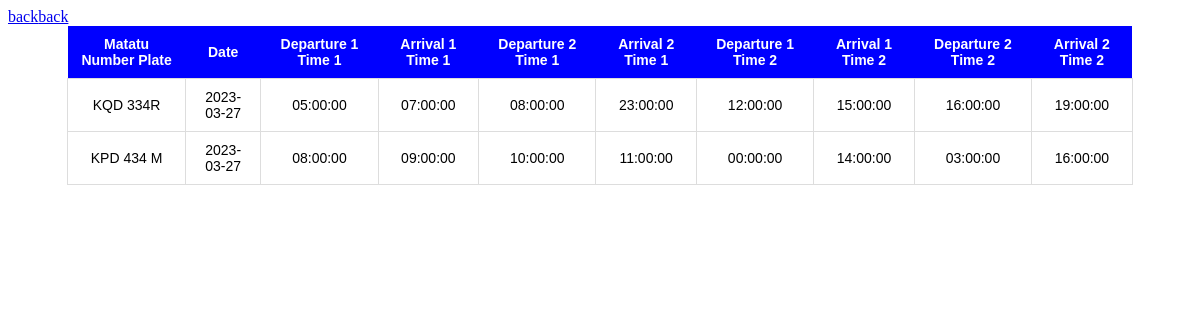
The app's page /admin/viewSchedule_Nai_Macha.php with its own data.
### tables this page shows
CREATE TABLE IF NOT EXISTS `schedule_nai_macha` (
  `schedule_id` int NOT NULL AUTO_INCREMENT,
  `matatu_numplate` varchar(20) DEFAULT NULL,
  `dep1_t1` time DEFAULT NULL,
  `arrival1_t1` time DEFAULT NULL,
  `dep2_t1` time DEFAULT NULL,
  `arrival2_t1` time DEFAULT NULL,
  `date` date DEFAULT NULL,
  `dep1_t2` time DEFAULT NULL,
  `arrival1_t2` time DEFAULT NULL,
  `dep2_t2` time DEFAULT NULL,
  `arrival2_t2` time DEFAULT NULL,
  PRIMARY KEY (`schedule_id`)
);

### admin/viewSchedule_Nai_Macha.php (the view, shortened to what this page needs)
<?php
include 'db.php';
$query = "SELECT * FROM schedule_nai_macha";
$result = mysqli_query($conn, $query);
if (mysqli_num_rows($result) > 0) {
    echo "<table class='schedule-table'>";
    echo "<tr><th>Matatu Number Plate</th><th>Date</th><th>Departure 1 Time 1</th><th>Arrival 1 Time 1</th><th>Departure 2 Time 1</th><th>Arrival 2 Time 1</th><th>Departure 1 Time 2</th><th>Arrival 1 Time 2</th><th>Departure 2 Time 2</th><th>Arrival 2 Time 2</th></tr>";
    while ($row = mysqli_fetch_assoc($result)) {
        echo "<a href = './loggedin.php'>back</a>" ;
        echo "<tr>";
        echo "<td>" . $row['matatu_numplate'] . "</td>";
        echo "<td>" . $row['date'] . "</td>";
        echo "<td>" . $row['dep1_t1'] . "</td>";
        echo "<td>" . $row['arrival1_t1'] . "</td>";
        echo "<td>" . $row['dep2_t1'] . "</td>";
        echo "<td>" . $row['arrival2_t1'] . "</td>";
        echo "<td>" . $row['dep1_t2'] . "</td>";
        echo "<td>" . $row['arrival1_t2'] . "</td>";
        echo "<td>" . $row['dep2_t2'] . "</td>";
        echo "<td>" . $row['arrival2_t2'] . "</td>";
        echo "</tr>";
    }
    echo "</table>";
} else {
    echo "No records found in the database.";
}
?>

### admin/viewSchedule_Nai_Macha.php (style rules this page uses)
.schedule-table { border-collapse: collapse; margin: 0 auto; font-family: Arial, sans-serif; font-size: 14px; width: 90%; max-width: 1200px; }
.schedule-table th { background-color: blue; color: white; font-weight: bold; padding: 10px; text-align: center; vertical-align: middle; }
.schedule-table td { border: 1px solid #ddd; padding: 10px; text-align: center; vertical-align: middle; }

### records on screen
schedule_nai_macha: matatu_numplate "KQD 334R", date "2023-03-27", dep1_t1 "05:00:00", arrival1_t1 "07:00:00", dep2_t1 "08:00:00", arrival2_t1 "23:00:00", dep1_t2 "12:00:00", arrival1_t2 "15:00:00", dep2_t2 "16:00:00", arrival2_t2 "19:00:00"
schedule_nai_macha: matatu_numplate "KPD 434 M", date "2023-03-27", dep1_t1 "08:00:00", arrival1_t1 "09:00:00", dep2_t1 "10:00:00", arrival2_t1 "11:00:00", dep1_t2 "00:00:00", arrival1_t2 "14:00:00", dep2_t2 "03:00:00", arrival2_t2 "16:00:00"
